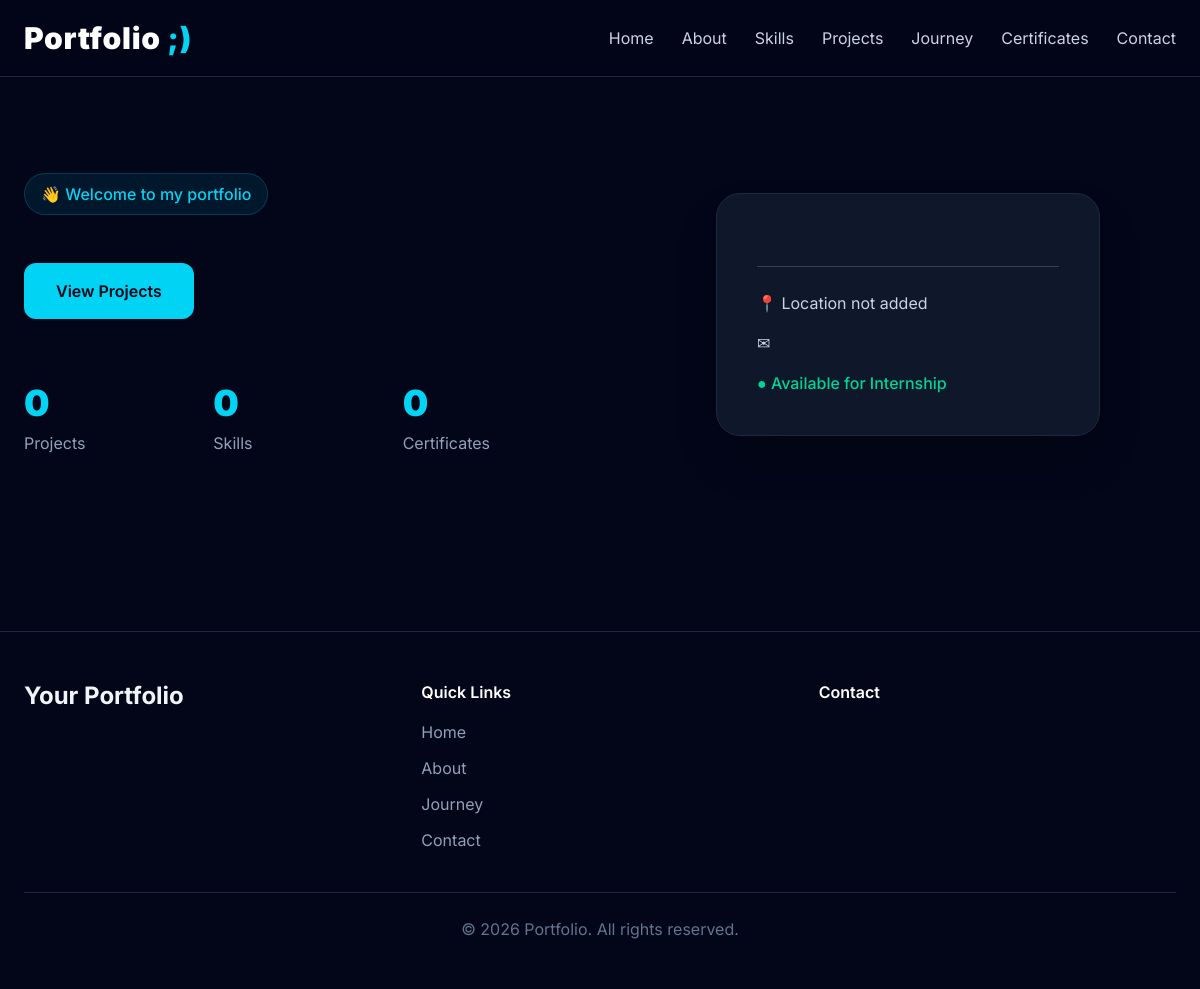
The app's page /, older data.
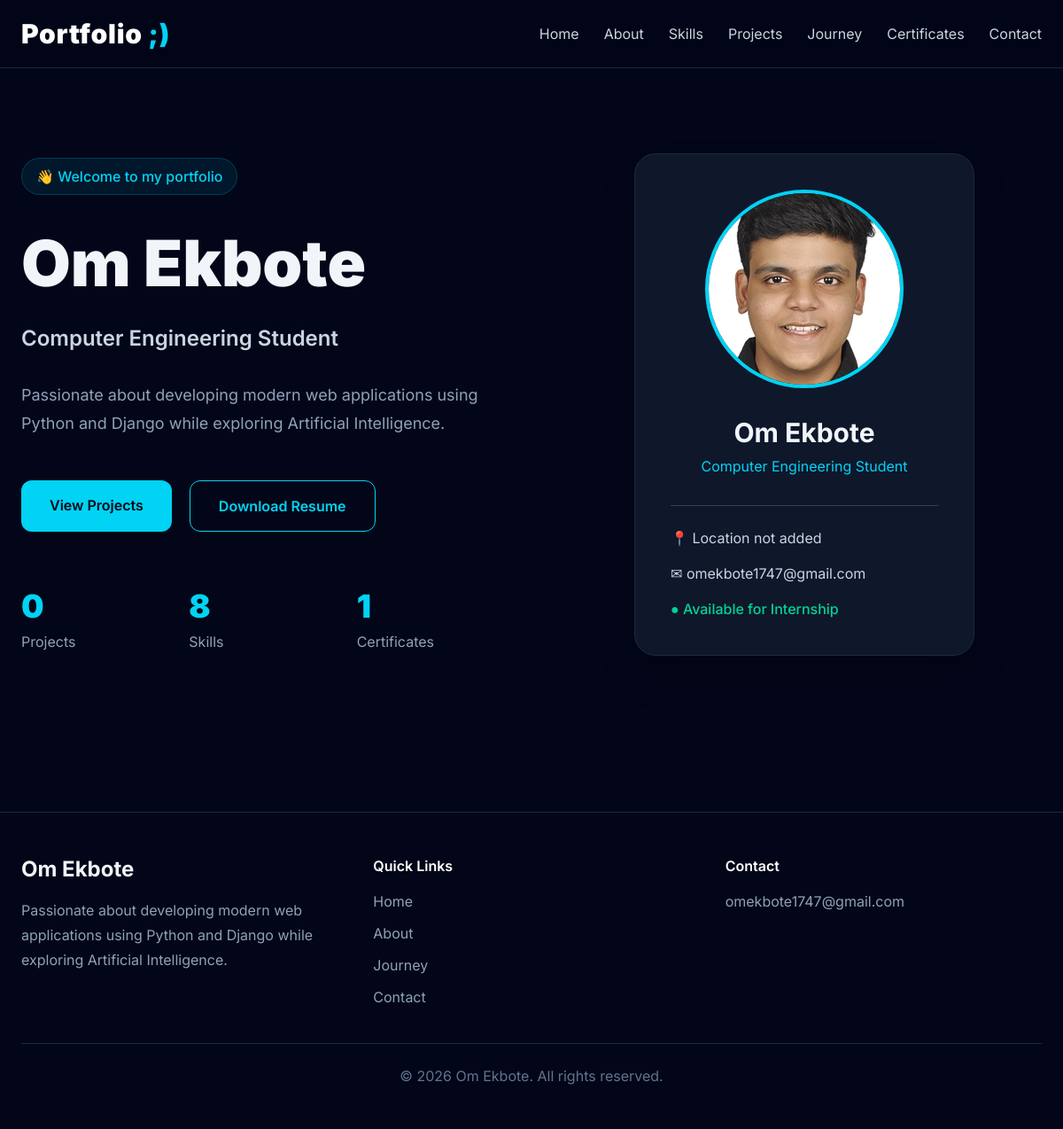
The same page, newer data.
### website/models.py (models this page shows, shortened)
class Profile(models.Model):
    full_name = models.CharField(max_length=100)
    title = models.CharField(max_length=150)
    short_bio = models.TextField()
    profile_image = models.ImageField(
        upload_to="profile/",
        blank=True,
        null=True
    )
    resume = models.FileField(
        upload_to="resume/",
        blank=True,
        null=True
    )
    email = models.EmailField()
    phone = models.CharField(
        max_length=20,
        blank=True
    )
    location = models.CharField(
        max_length=100,
        blank=True
    )
    github = models.URLField(
        blank=True
    )
    linkedin = models.URLField(
        blank=True
    )
    instagram = models.URLField(
        blank=True
    )
    about = models.TextField(
        blank=True,
        help_text="Detailed About Me section."
    )
    is_active = models.BooleanField(default=True)
    class Meta:
        verbose_name = "Profile"
        verbose_name_plural = "Profile"

### website/views.py (the view)
# urls.py: 2. Add a URL to urlpatterns:  path('', views.home, name='home')
def home(request):
    return render(request,"home.html")

### website/context_processors.py (called while the page is built)
def profile_context(request):
    profile = Profile.objects.filter(
        is_active=True
    ).first()
    return {
        "profile": profile,
        "project_count": Project.objects.count(),
        "skill_count": Skill.objects.count(),
        "certificate_count": Certificate.objects.count(),
    }

### website/templates/home.html (shortened to what this page needs)
{% extends "base.html" %}
{% block content %}
{% include "components/hero.html" %}
{% endblock %}

### templates/components/hero.html (shortened to what the changed rows need)
<section class="bg-slate-950">
    <div class="max-w-7xl mx-auto px-6 py-24">
        <div class="grid lg:grid-cols-2 gap-20 items-center">
            <div>
                <span
                    class="inline-flex items-center px-4 py-2 rounded-full bg-cyan-500/10 border border-cyan-400/20 text-cyan-400 font-medium">
                    👋 Welcome to my portfolio
                </span>
                <h1
                    class="mt-8 text-5xl md:text-6xl lg:text-7xl font-black leading-tight">
                    {{ profile.full_name }}
                </h1>
                <h2
                    class="mt-6 text-2xl text-slate-300 font-semibold">
                    {{ profile.title }}
                </h2>
                <p
                    class="mt-8 text-lg text-slate-400 leading-8 max-w-2xl">
                    {{ profile.short_bio }}
                </p>
                <div
                    class="flex flex-wrap gap-5 mt-12">
                    <a
                        href="{% url 'projects' %}"
                        class="bg-cyan-400 text-slate-950 px-8 py-4 rounded-xl font-semibold hover:bg-cyan-300 transition">
                        View Projects
                    </a>
                    {% if profile.resume %}
                    <a
                        href="{{ profile.resume.url }}"
                        target="_blank"
                        class="border border-cyan-400 text-cyan-400 px-8 py-4 rounded-xl font-semibold hover:bg-cyan-400 hover:text-slate-950 transition">
                        Download Resume
                    </a>
                    {% endif %}
                </div>
                <div
                    class="grid grid-cols-3 gap-8 mt-16">
                    <div>
                    </div>
                    <div>
                        <h3
                            class="text-4xl font-black text-cyan-400">
                            {{ skill_count }}
                        </h3>
                        <p
                            class="text-slate-400 mt-2">
                            Skills
                        </p>
                    </div>
                    <div>
                        <h3
                            class="text-4xl font-black text-cyan-400">
                            {{ certificate_count }}
                        </h3>
                        <p
                            class="text-slate-400 mt-2">
                            Certificates
                        </p>
                    </div>
                </div>
            </div>
            <div class="flex justify-center">
                <div
                    class="bg-slate-900 border border-slate-800 rounded-3xl p-10 shadow-2xl w-full max-w-sm">
                    {% if profile.profile_image %}
                    <img
                        src="{{ profile.profile_image.url }}"
                        alt="{{ profile.full_name }}"
                        class="w-56 h-56 mx-auto rounded-full object-cover border-4 border-cyan-400">
                    {% endif %}
                    <div class="text-center mt-8">
                        <h3
                            class="text-3xl font-bold">
                            {{ profile.full_name }}
                        </h3>
                        <p
                            class="text-cyan-400 mt-2">
                            {{ profile.title }}
                        </p>
                    </div>
                    <div class="border-t border-slate-700 mt-8 pt-6 space-y-4">
                        <p class="text-slate-300">
                            📍 {{ profile.location|default:"Location not added" }}
                        </p>
                        <p class="text-slate-300">
                            ✉ {{ profile.email }}
                        </p>
                        <p class="text-emerald-400 font-medium">
                            ● Available for Internship
                        </p>
                    </div>
                </div>
            </div>
        </div>
    </div>
</section>

### templates/partials/footer.html (shortened to what this page needs)
<footer class="border-t border-slate-800 mt-20 bg-slate-950">
    <div class="max-w-7xl mx-auto px-6 py-12">
        <div class="grid md:grid-cols-3 gap-10">
            <div>
                <h2 class="text-2xl font-bold">
                    {{ profile.full_name|default:"Your Portfolio" }}
                </h2>
                <p class="mt-4 text-slate-400 leading-7">
                    {{ profile.short_bio|truncatewords:20 }}
                </p>
            </div>
            <div>
                <h3 class="font-semibold text-white mb-4">
                    Quick Links
                </h3>
                <ul class="space-y-3 text-slate-400">
                    <li><a href="{% url 'home' %}" class="hover:text-cyan-400">Home</a></li>
                    <li><a href="{% url 'about' %}" class="hover:text-cyan-400">About</a></li>
                    <li><a href="{% url 'journey' %}" class="hover:text-cyan-400">Journey</a></li>
                    <li><a href="{% url 'contact' %}" class="hover:text-cyan-400">Contact</a></li>
                </ul>
            </div>
            <div>
                <h3 class="font-semibold text-white mb-4">
                    Contact
                </h3>
                <p class="text-slate-400">
                    {{ profile.email }}
                </p>
            </div>
        </div>
        <div class="border-t border-slate-800 mt-10 pt-6 text-center text-slate-500">
            © {% now "Y" %} {{ profile.full_name|default:"Portfolio" }}. All rights reserved.
        </div>
    </div>
</footer>

Row changes from the older to the newer data that the page shows:
added Profile: full_name "Om Ekbote", title "Computer Engineering Student", short_bio "Passionate about developing modern web applications using Python and Django while exploring Artificial Intelligence.", profile_image (placeholder picture), location "Location not added", email "omekbote1747@gmail.com"
Text that changed along with them:
{{ skill_count }}: "0" → "8"
{{ certificate_count }}: "0" → "1"
{{ profile.location|default:"Location not added" }}: "Location not added" → (not shown)
{{ profile.full_name|default:"Your Portfolio" }}: "Your Portfolio" → (not shown)
{{ profile.full_name|default:"Portfolio" }}: "Portfolio" → (not shown)
text now shown: "Download Resume"
